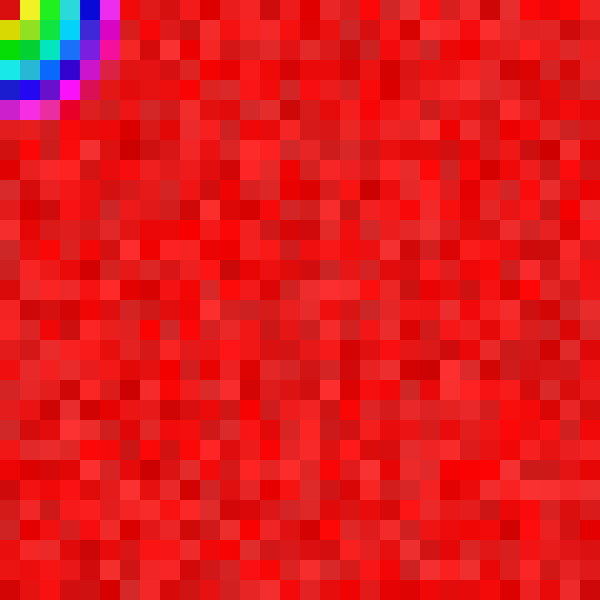
Frame 1 (no input)
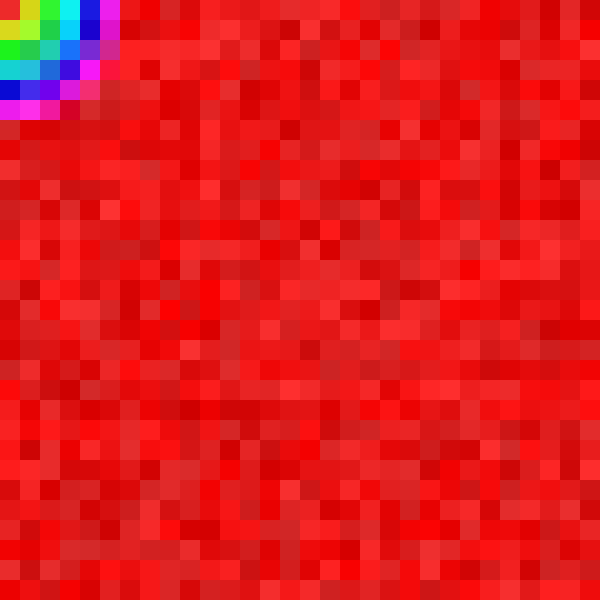
Frame 60 (the mouse pressed at the canvas centre just before this capture)
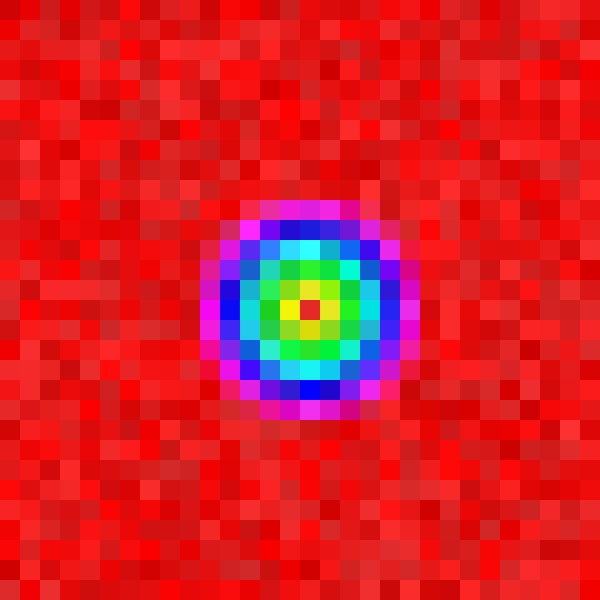
Frame 120 (the mouse held since frame 60 and released just before this capture)

The Processing sketch that drew these frames (run headless with seeded random() and noise(); from frame 60 on, the mouse is pressed at the canvas centre):

// Processing sketch: sketch_220118e
// ── sketch_220118e.pde


void setup(){
  size(600,600);
  colorMode(HSB,360,100,100);
  noStroke();
}

void draw(){  
  background(0,0,100);
  for(int x = 0; x <= 600; x += 20){
    for(int y = 0; y <= 600; y += 20){
      float d = dist(x,y,mouseX,mouseY);
      float s = random(80,100);
      float b = random(80,100);
      fill(d*3,s,b);  
      rect(x,y,20,20);
    }
  }
}
